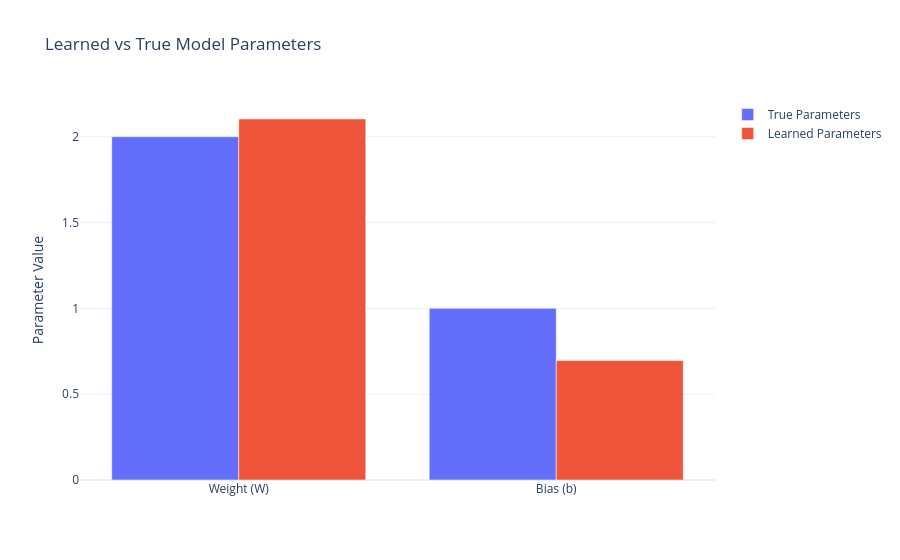

The notebook cell saved with this chart:
### Markdown cell above
#### B1.2 Learned vs True Parameters

### Code cell
fig = go.Figure()

fig.add_trace(go.Bar(
    name="True Parameters",
    x=["Weight (W)", "Bias (b)"],
    y=[2.0, 1.0]
))

fig.add_trace(go.Bar(
    name="Learned Parameters",
    x=["Weight (W)", "Bias (b)"],
    y=[W.numpy().item(), b.numpy().item()]
))

fig.update_layout(
    title="Learned vs True Model Parameters",
    yaxis_title="Parameter Value",
    barmode="group",
    template="plotly_white"
)

fig.show()

### Figure 1 — Plotly figure (JSON) as saved in the notebook; plotly's stock layout.template omitted (floating-point values rounded to 4 significant figures)
{"data": [{"name": "True Parameters", "type": "bar", "x": ["Weight (W)", "Bias (b)"], "y": [2.0, 1.0]}, {"name": "Learned Parameters", "type": "bar", "x": ["Weight (W)", "Bias (b)"], "y": [2.103, 0.696]}], "layout": {"barmode": "group", "title": {"text": "Learned vs True Model Parameters"}, "yaxis": {"title": {"text": "Parameter Value"}}}}
